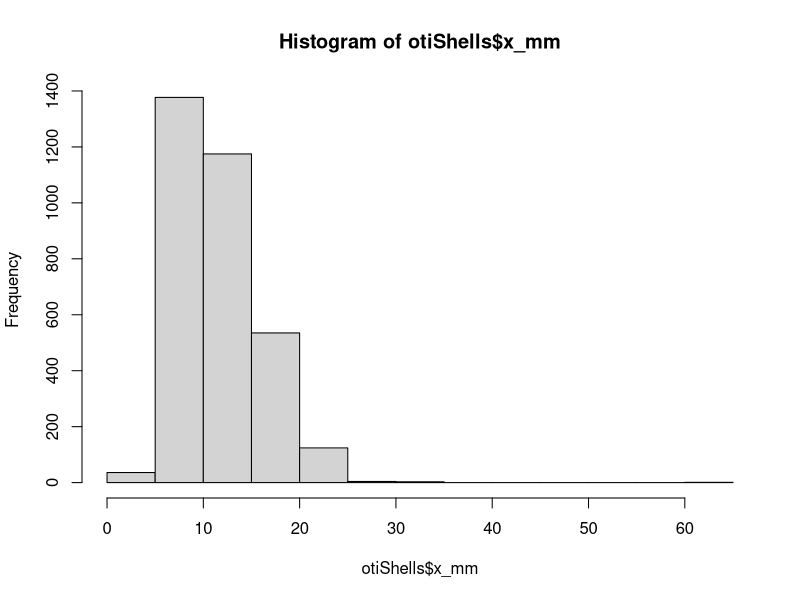
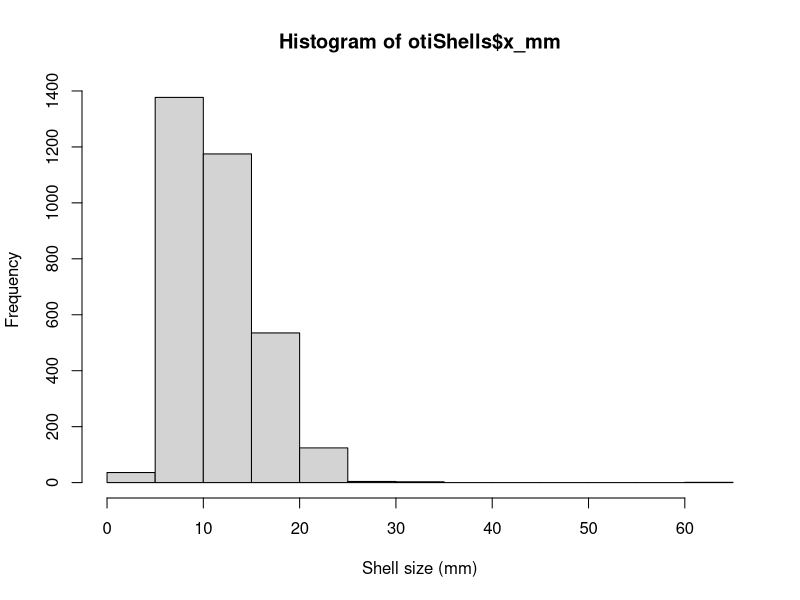
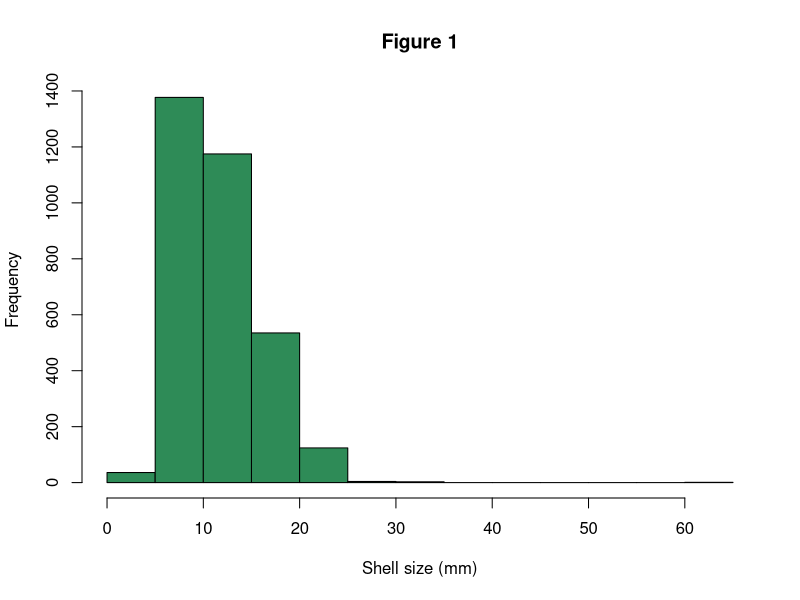
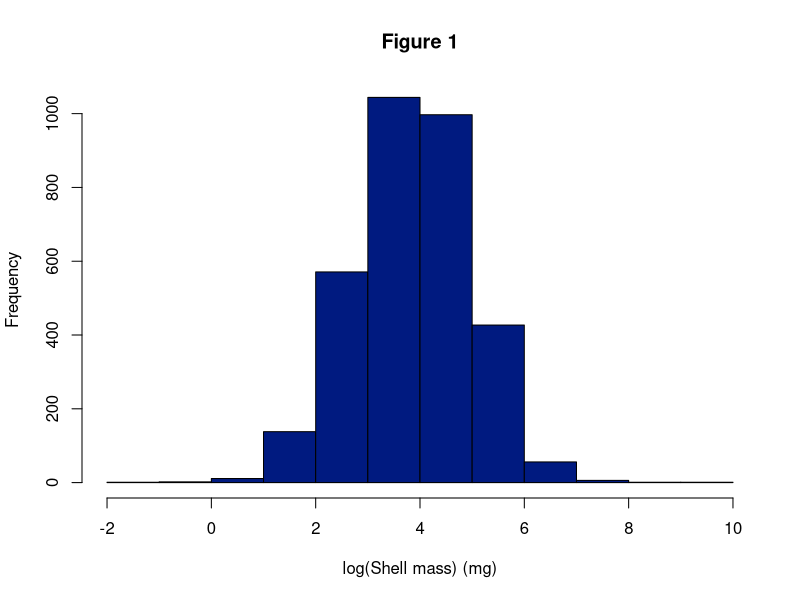
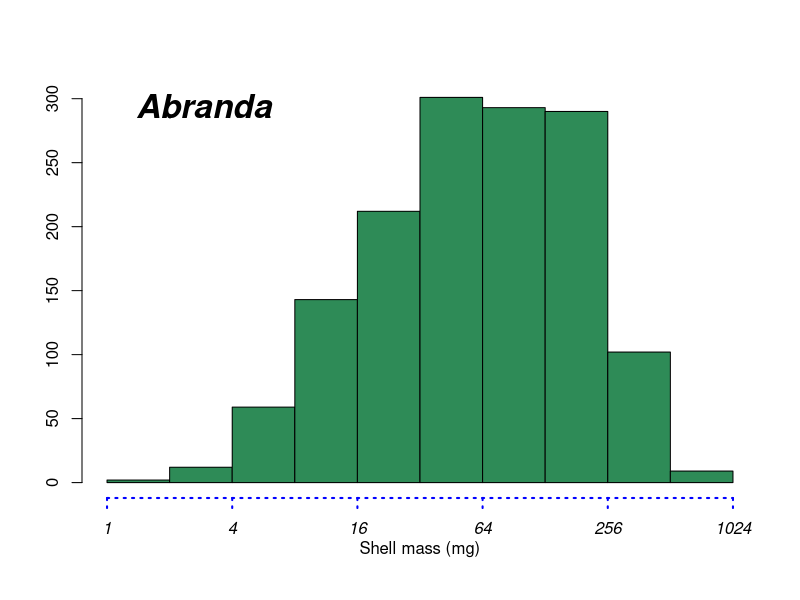
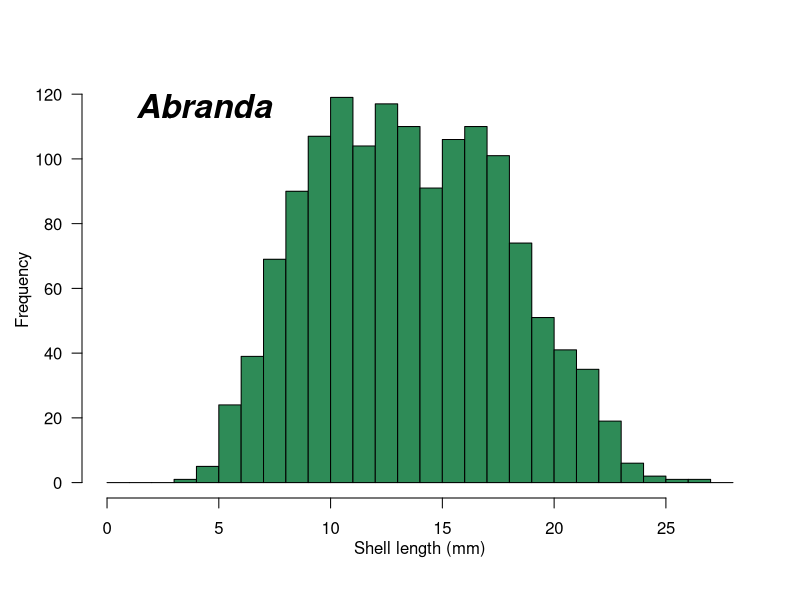
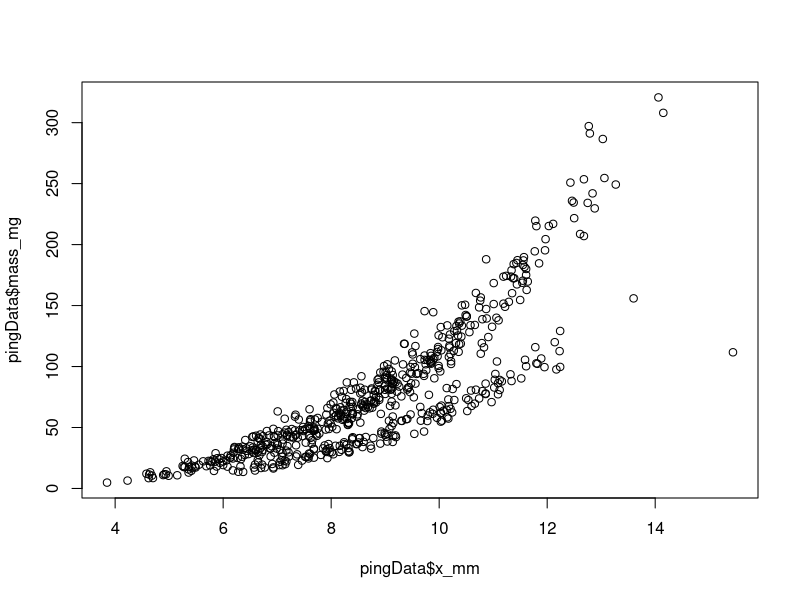
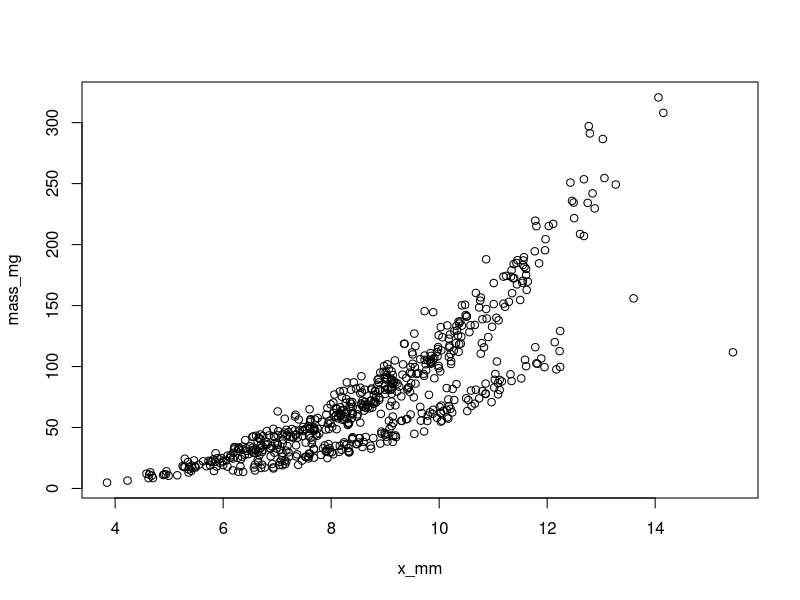

Write the R code that produced these figures, in order. (Note: this script raises an error after producing the figures.)
## ORIGINALLY BASED ON WORK BY: JOSHUA MADIN
## http://acropora.bio.mq.edu.au/resources/introduction-to-r/graphing/
##
##	MODIFIED BY M. KOSNIK IN 2017.OCT

##	WE NEED SOME DATA TO PLAY WITH
#######################################
#	Individual bivalves collected from soft sediment at One Tree Reef with measurements.
#	This is a similified version of the data related to this research:
#
#	Julieta C. Martinelli, Matthew A. Kosnik, And Joshua S. Madin 
#	Passive Defensive Traits Are Not Good Predictors Of Predation For Infaunal Reef Bivalves 
#	PALAIOS, 2016, v. 31, 607–615 . http://dx.doi.org/10.2110/palo.2016.018  
#
#	Matthew A. Kosnik, Quan Hua, Darrell S. Kaufman, Atun Zawadzki 
#	Sediment accumulation, stratigraphic order, and the extent of time-averaging in lagoonal sediments: 
#	a comparison of 210Pb and 14C/amino acid racemization chronologies
#	Coral Reefs (2015) 34:215–229. http://dx.doi.org/10.1007/s00338-014-1234-2 

##	READ A TAB DELIMITED FILE
otiShells <- read.delim('./data/oti_measurements.txt')

##	WHAT HAVE WE GOT HERE?
head(otiShells)
summary(otiShells)		# ANYTHING FISHY?

##	READ A TAB DELIMITED FILE
otiShells <- read.delim('./data/oti_measurements.txt', na.strings='\\N')
otiShells <- otiShells[(otiShells$mass_mg > 0),]
otiShells <- otiShells[(otiShells$x_mm > 0),]

## REVIEW: DIFFERENT WAYS REFERENCE COLUMNS, SHOULD ALL WORK
otiShells[1:10,"x_mm"] 
otiShells[["x_mm"]][1:10]
otiShells$x_mm[1:10]

#######################################
## HISTOGRAMS
#######################################
? hist()

#################
## PLOT HISTOGRAM OF SHELL SIZE
hist(otiShells$x_mm)

## LETS ADD BETTER AXIS LABELS
hist(otiShells$x_mm, xlab='Shell size (mm)')

## LETS COLOUR OUR COLUMNS & ADD MAIN TITLE
hist(otiShells$x_mm, xlab='Shell size (mm)', col='seagreen', main="Figure 1")

## ANOTHER WAY TO SPECIFY COLOURS
hist(log(otiShells$mass_mg), xlab="log(Shell mass) (mg)", col=rgb(0,0.1,0.5), main="Figure 1")
# QUESTION: which log is this?

## WHAT ELSE CAN "hist()" DO?
aHist <- hist(log2(otiShells[grep('Abranda',otiShells$taxonName),'mass_mg']), plot=FALSE)
aHist

## MAKE A HISTOGRAM FOR LOG ABRANDA SHELL MASS... WITH NO AXES OR LABELS
plot(aHist, col='seagreen', ann=FALSE, axes=FALSE)

## ADD AXES MANUALLY (ALLOWS FOR GREATER CONTROL)
? axis()
axis(side= 2)	# identical to what would have been drawn from hist()

## SPECIFY A COMPLEX AXIS
where <- seq(floor(min(aHist$breaks)),ceiling(max(aHist$breaks)),by=2)
what <- 2^where
axis(1, at=where, labels=what, lwd=2, lty=3, col='blue', font=3)	# specify details of line 

## ANOTHER WAY TO ADD MARGIN TEXT (AKA - LABEL)
? mtext()
mtext("Abranda", side=3, line=-2, font=4, adj=0.1, cex=2)	# big, italic font right side
mtext("Shell mass (mg)", side=1, line=2)

## WHAT OTHER OPTIONS DOES HISTOGRAM HAVE?
? hist()
## SET "breaks"
aHist <- hist(otiShells[grep('Abranda',otiShells$taxonName),'x_mm'], plot=FALSE, breaks=0:28)
aHist
plot(aHist, col='seagreen', ann=FALSE, axes=TRUE, las=1)
mtext("Abranda", side=3, line=-2, font=4, adj=0.1, cex=2)	# big, italic font right side
mtext("Shell length (mm)", side=1, line=2)
mtext("Frequency", side=2, line=2.5)


#######################################
## BIVARIATE PLOTS
#######################################
? plot()

pingData <- otiShells[grep('Pingui',otiShells$taxonName),]

## SPECIFY THE COLUMN WITH THE X DATA AND THE COLUMN WITH THE Y DATA
plot(pingData$x_mm, pingData$mass_mg)

## ALTERNATIVELY, USE FORMULA NOTATION (SAME PLOT, BUT BETTER DEFAULT AXIS LABELS)
plot(mass_mg ~ x_mm, pingData)

## PLOT IT WITH A SQUARE ROOT TRANSFORM ON THE Y AXIS?
plot((mass_mg)^(1/3) ~ x_mm, pingData) 

## LETS MAKE NICER AXIS LABELS
plot((mass_mg)^(1/3) ~ x_mm, pingData, xlab="Max length (mm)", ylab="cuberoot of mass (mg)", col='darkblue')

## LETS MAKE IT PLOT LINES INSTEAD (what other options are there?)
plot((mass_mg)^(1/3) ~ x_mm, pingData, xlab="Max length, mm", ylab="cuberoot of mass (mg)", col='darkblue', type='l')

## IF YOU ARE GOING TO USE IT A BUNCH - MAKE A NEW COLUMN FOR THE TRANSFORMED VARIABLE
otiShells$crMass <- otiShells$mass_mg^(1/3)

## LETS MAKE IT PLOT THE AXES, BUT NOT ANY POINTS!
plot(crMass ~ x_mm, otiShells, xlab="Max length (mm)", ylab="cuberoot of mass (mg)", col='darkblue', type='n')
## ?? WHY WOULD WE WANT TO DO THAT??
? points()

## LETS PLOT THE "Pinguitellina" as red circles
points(crMass ~ x_mm, data= otiShells[grep('Pingui',otiShells$taxonName),], col="red", pch=21) 
## LETS PLOT THE "Abranda" as green squares
points(crMass ~ x_mm, data= otiShells[grep('Abranda',otiShells$taxonName),], col="green", pch=21) 
## WHAT ELSE CAN WE SPECIFY FOR POINTS?

## PLOT IS SUPER GENERAL (IT WILL TRY TO PLOT ANYTHING). FACTORS DEFAULT TO BOXPLOTS...
plot(crMass ~ siteName, otiShells)


#######################################
## BOX PLOTS
#######################################
? boxplot()

boxplot(pingData$x_mm, col='lightblue')

## SPLIT IT BY "siteName"?
boxplot(x_mm ~ siteName, pingData, col='skyblue') 

## BETTER AXIS LABELS
boxplot(x_mm ~ siteName, pingData, xlab="One Tree Reef Lagoon", ylab="Max shell length, mm") 

## ADD "notch"ES?
boxplot(x_mm ~ siteName, pingData, xlab="One Tree Reef Lagoon", ylab="Max shell length, mm", notch = TRUE)
## ?? WHAT ARE THE "notch"es??

## OVERLAY THE POINTS? ( IT WORKS - IF WE MAKE Root.herbivore A FACTOR )
boxplot(x_mm ~ siteName, pingData, xlab="One Tree Reef Lagoon", ylab="Max shell length, mm", notch = TRUE, col='lightgrey')
points(pingData$siteName, pingData$x_mm, cex=0.5)


#######################################
## EXPLORATORY PLOTTING
#######################################
? pairs()

## A VERY COOL FUCNTION, BUT ONLY WORKS WITH NUMERIC DATA
## Great way to quickly access collinearity among variables
pairs(pingData)

## WHICH COLUMNS HAVE NUMERIC DATA??
names(pingData) 
comps <- names(pingData)[3:7]
comps

## BEHOLD A QUICK SET OF PLOTS FOR ALL PAIR-WISE COMPARISONS 
pairs(pingData[comps])

## and an explaination for why there are two relations instead of 1!

#######################################
## 3D PLOTTING
#######################################

# LETS USE THE BUILT IN volcano DATASET FOR THIS...
?volcano

# TO GOOD BUILT IN FUNCTIONS ARE image() AND contour()
image(volcano) 
contour(volcano) 

## SPECIFY THE COLOUR GRADIENT
image(volcano, col=terrain.colors(50))
## "ADD" CONTOURS OVER TOP OF image()
contour(volcano, add=TRUE)

#	It is possible to read shape files, and do basic GIS type things in R.

#######################################
## BAR PLOTS
#######################################

# I PERSONALLY REALLY DISLIKE BARPLOTS, BUT THEY ARE COMMONLY USED
# R DOES NOT HAVE A STANDARD ERROR FUNCTION, BUT WE CAN WRITE ONE...
standard.error <- function(x) { sd(x)/sqrt(length(x)) }

## REMEMBER ALL THE WAY BACK TO THE MORNING...
## USE "aggregate" TO GET THE mean otiShells['x_mm'] BY otiShells[c("siteName", "taxonName")]
## TIP: USING otiShells["x_mm"] INSTEAD OF otiShells$x_mm GIVES YOU NICER COLUMN NAMES

mn <- aggregate(otiShells['x_mm'], otiShells["taxonName"], mean) 
bp <- barplot(mn$x_mm)
## NOTE: BY ASSIGNING barplot() TO bp... WE CAN DO THE NEXT STEP

## USE "aggregate" TO GET THE standard.error
se <- aggregate(otiShells['x_mm'], otiShells["taxonName"], standard.error)
## ADD THE STANDARD ERROR USING arrows
arrows(bp, mn$x_mm + se$x_mm, bp, mn$x_mm - se$x_mm, code=3, angle=90, length=0.1, lwd=2)
## ?? DOESN'T QUITE LOOK RIGHT

## MAKE A BAR PLOT AND SPECIFY Y-AXIS "ylim" SO THAT THE WHOLE SE FITS IN...
bp <- barplot(mn$x_mm, ylim=c(0, max(mn$x_mm + se$x_mm, na.rm=TRUE))) 
arrows(bp, mn$x_mm + se$x_mm, bp, mn$x_mm - se$x_mm, code=3, angle=90, length=0.1, lwd=2)

## ADD LABELS
axis(1, at=bp, labels=mn$taxonName, font=3) 

## STILL NOT WHAT WE WANT BECAUSE R DOES SKIPS LABELS THAT WOULD OVER WRITE
bp <- barplot(mn$x_mm, ylim=c(0, max(mn$x_mm + se$x_mm, na.rm=TRUE))) 
arrows(bp, mn$x_mm + se$x_mm, bp, mn$x_mm - se$x_mm, code=3, angle=90, length=0.1, lwd=2)
axis(1, at=bp, labels= mn$taxonName, las=2, font=3)
title("Getting it just right can be a pain...")

##  HOW DO WE FIX THE MARGIN SIZE...
##  SHOW ME HOW TO DO THAT CRAZY VOODOO THAT YOUDOO?
##  REMEMBER IF YOU DIG DEEP ENOUGH YOU CAN TINKER WITH ANYTHING IN R
##  Afraid? "You will be. You... will... be." (Yoda) 


#######################################
##  GLOBAL GRAPHIC PARAMETERS
#######################################

?par
# NOTE: NO ONE REMEMBERS ALL OF THESE PARAMETERS BUT HOPEFULLY YOU WILL REMEMBER THAT ?par GETS YOU THE ANSWER
# NOTE: CLOSING YOUR GRAPHING WINDOW WILL RESET YOUR GLOBAL PARAMETERS (FOR GOOD AND BAD)
# TIP: YOU CAN SAVE PARAMETERS TO A VARIABLE TO RESTORE YOUR OLD ONES
# TIP: par() WILL TELL YOU WHAT THE CURRENT PARAMETERS ARE

# SAVE CURRENT / ORIGINAL PARAMETERS
oldPar <- par()

## SO HOW CAN WE FIX OUR MARGIN ISSUE?
par(mar=c(12, 4, 4, 2)) 
bp <- barplot(mn$x_mm, ylim=c(0, max(mn$x_mm + se$x_mm, na.rm=TRUE))) 
arrows(bp, mn$x_mm + se$x_mm, bp, mn$x_mm - se$x_mm, code=3, angle=90, length=0.1, lwd=2)
axis(1, at=bp, labels= mn$taxonName, las=2, font=3, cex=0.7)
mtext("Species", side=1, line=10) 
mtext("Shell length (mm)", side=2, line=3) 
title("... but it can be worth it?")

# RESTORE ORIGINAL PARAMETERS
par(oldPar)


#######################################
## SAVING PLOTS
#######################################

# NOTE: YOU CAN SAVE OR "EXPORT" THE GRAPHING WINDOW TO SAVE YOUR PLOTS
# TIP: DON'T SAVE OR "EXPORT" THE GRAPHING WINDOW TO SAVE YOUR PLOTS
# TIP: ALWAYS USE A VECTOR FORMAT (I.E., PDF) SO THAT YOUR PLOTS LOOK GOOD WHEN SCALED
# TIP: IF YOU MUST USE A RASTER FORMAT USE PNG RATHER THAN JPEG
# TIP: SAVE YOUR PLOT FROM THE COMMAND LINE!
#       - TOTAL CONTROL OF PLOT SIZES, ETC TO MEET SPECIFIC JOURNAL REQUIREMENTS
#       - YOU CAN JUST RUN A SCRIPT TO REGENERATE ALL YOUR PLOTS IF (WHEN) YOUR DATA CHANGE OR YOUR SUPERVISOR WANTS IT TO LOOK A LITTLE DIFFERENT
#       - EVERYTIME THE SCRIPT RUNS YOU WILL ALWAYS GET THE EXACT SAME PLOT, REPRODUCIBILITY IS KEY TO GOOD SCIENCE

# TIP: MAKE A SUBDIRECTORY CALLED "figs" IN YOUR PROJECT DIRECTORY
dir.create("./figs")

# NOTE: FANCY SCRIPT - ONLY CREATES THE DIRECTORY IF THE DIRECTORY IS NOT ALREADY THERE
# TIP: DEALING WITH THE UNEXPECTED WELL IS WHAT MAKES FLEXIBLE CODE (MOST CODE WE WRITE IT NOT FLEXIBLE)
if(!("./figs") %in% list.dirs(".")) dir.create("./figs")

# START A PDF FILE TO WRITE TO
pdf("./figs/my_barplot.pdf", width=5, height=5) 
# WHAT ARE THE UNITS OF WIDTH AND HEIGHT
par(mar=c(12, 4, 4, 2)) 
bp <- barplot(mn$x_mm, ylim=c(0, max(mn$x_mm + se$x_mm, na.rm=TRUE)), las=1) 
arrows(bp, mn$x_mm + se$x_mm, bp, mn$x_mm - se$x_mm, code=3, angle=90, length=0.04, lwd=2)
axis(1, at=bp, labels= mn$taxonName, las=2, font=3, cex=0.7)
mtext("Species", side=1, line=10) 
mtext("Shell length (mm)", side=2, line=2.5) 
title("One Tree Reef Bivalvia") 
dev.off()
## MUST ALWAYS USE dev.off() WHEN YOU ARE DONE WRITING TO THE FILE... OR IT STAYS OPEN...

# START A PNG FILE
png(filename="./figs/my_barplot.png", width=400, height=400) 
par(mar=c(12, 4, 4, 2)) 
bp <- barplot(mn$x_mm, ylim=c(0, max(mn$x_mm + se$x_mm, na.rm=TRUE)), las=1) 
arrows(bp, mn$x_mm + se$x_mm, bp, mn$x_mm - se$x_mm, code=3, angle=90, length=0.04, lwd=2)
axis(1, at=bp, labels= mn$taxonName, las=2, font=3, cex=0.7)
mtext("Species", side=1, line=10) 
mtext("Shell length (mm)", side=2, line=2.5) 
title("One Tree Reef Bivalvia") 
dev.off()

##  TIP: WHEN THINGS GO WRONG SAVING PLOTS
##  - IT IS NEARLY ALWAYS BECAUSE THE FILE WAS NOT CLOSED
##  - REPEAT dev.off() until it says "cannot shut down device"


#######################################
## MULTIPLE PANEL PLOTS
#######################################

## "mfrow" FILLS YOUR PANELS ACROSS THE TOP ROW AND THEN SEQUENTIAL ROWS DOWN
## "mfcol" FILLS YOUR PANELS DOWN THE LEFT MOST COLUMN FIRST...

oldPar <- par()

##  MAKE 4 HISTOGRAMS
par(mfcol=c(2,2)) 
plot(aHist, col='blue', ann=FALSE, main='Abranda') 
pHist <- hist(pingData$x_mm, col='green', main='Pinguitellina') 
hist(pingData$y_mm, col='red') 
plot(aHist,col='pink', ann=FALSE) 
par(oldPar)

##  LETS MAKE IT NICER...
##  - SET MARGINS ALL TO 1
##  - SET THE OUTER MARGINS TO c(4,3,4,2)
par(mfrow=c(2, 2), mar=c(1, 1, 1, 1), oma=c(4, 3, 4, 2))

##  LETS ONLY PUT THE OUTER AXES ON (COMMON IF THE AXES ARE THE SAME)
##  LETS LABEL EACH PANEL A-D IN THE UPPER LEFT CORNER
plot(aHist, ann=FALSE, axes=FALSE, col='forestgreen', xlim=range(pHist$breaks, aHist$breaks)) 
axis(2) 
mtext("A", 3, -2, adj = 0.1, font=2, cex=1.2) 
hist(pingData$x_mm, ann=FALSE, axes=FALSE, col='skyblue') 
mtext("B", 3, -2, adj = 0, font=2, cex=1.2) 
plot(pHist, ann=FALSE, col='pink', xlim=range(pHist$breaks, aHist$breaks)) 
mtext("C", 3, -2, adj = 0.1, font=2, cex=1.2) 
hist(pingData$x_mm, ann=FALSE, axes=FALSE, col='grey40') 
axis(1) 
mtext("D", 3, -2, adj = 0, font=2, cex=1.2)

##  JUST TO DEMONSTRATE THE POSSIBLE BOXES...
? box()
box("plot", col="red") 
box("figure", col="blue") 
box("inner", col="black") 
box("outer", col="pink")

##	mtext REALLY SHINES - PUTTING JOINT AXIS LABELS "outer"
mtext("Shell size (mm)", side=1, outer=TRUE, line=2) 
mtext("Frequency", side=2, outer=TRUE, line=2) 
mtext("Four plots of shell size", side=3, outer=TRUE, line=1, cex=1.5) 

par(oldPar)


#######################################
##  ADDING ADDITIONAL THINGS TO PLOTS
#######################################
plot(crMass ~ x_mm, pingData, type="p", axes=FALSE, ann=FALSE, pch=21, col="white", bg="black") 
axis(1) 
axis(2, las=2) 
mtext("Shell size (mm)", side = 1, line = 3) 
mtext("Cuberoot shell mass (mg)", side = 2, line = 3) 
title("Figure 1", adj=0)

##  GET/PLOT A BEST FIT LINE USING lm()
mod <- lm(crMass ~ x_mm, pingData)
##  PLOT THE LINE USING (abline)
abline(mod, lwd=2, lty=2, col='blue')

# GET/PLOT THE PREDICTION INTERVALS
hs <- seq(min(pingData$x_mm), max(pingData$x_mm), 1) 
intPred <- predict(mod, list(x_mm = hs), interval = "prediction") 
lines(hs, intPred[,"lwr"], lty = 2) 
lines(hs, intPred[,"upr"], lty = 2) 

# GET/PLOT THE CONFIDENCE INTERVALS
intConf <- predict(mod, list(x_mm = hs), interval = "confidence") 
lines(hs, intConf[,"lwr"]) 
lines(hs, intConf[,"upr"]) 

# PLOT A SHADED THE PREDICTION INTERVAL REGION
polygon(c(hs, rev(hs)), c(intPred[,"lwr"], rev(intPred[,"upr"])), col = rgb(0,0,0,0.2), border = NA)

##  LETS ADD THE R-SQUARED TO THE PLOT
##  TIP: UNICODE CHARACTERS ARE AN EASY WAY TO GET SOME CHARACTERS
text(5,4,paste("r\U00b2 = ",round(summary(mod)$r.squared,2)))

# ADD A LEGEND
legend("topleft", c("green data", "actual data", "orange cross"), pch=c(4, 20, 3), col=c("green", "black", "orange"), bty="y")

# ADD SOME MATH 
text(11, 2, expression(Y[i] == beta[0]+beta[1]*X[i1]+epsilon[i])) # see demo(plotmath) for more examples 


## NOW... WRAP THE SUPER NICE PLOTS INTO A PDF...